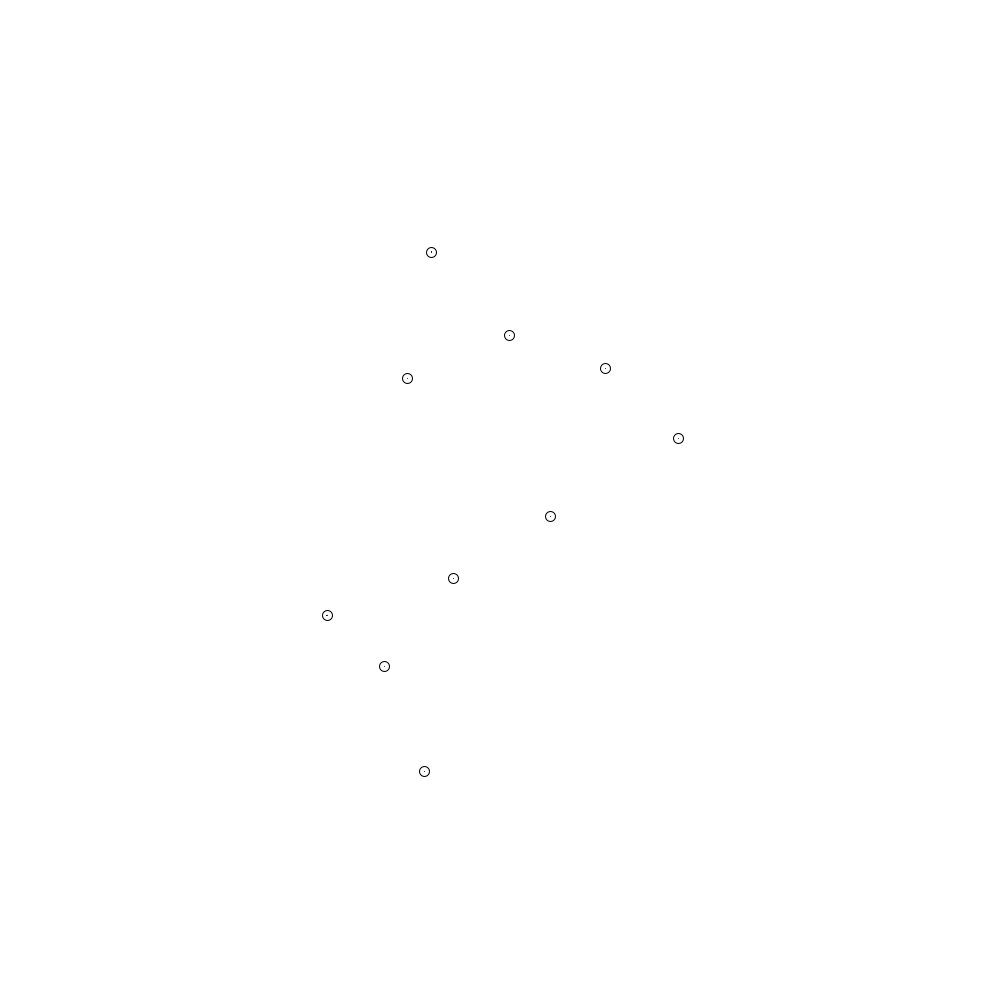
Frame 1 (no input)
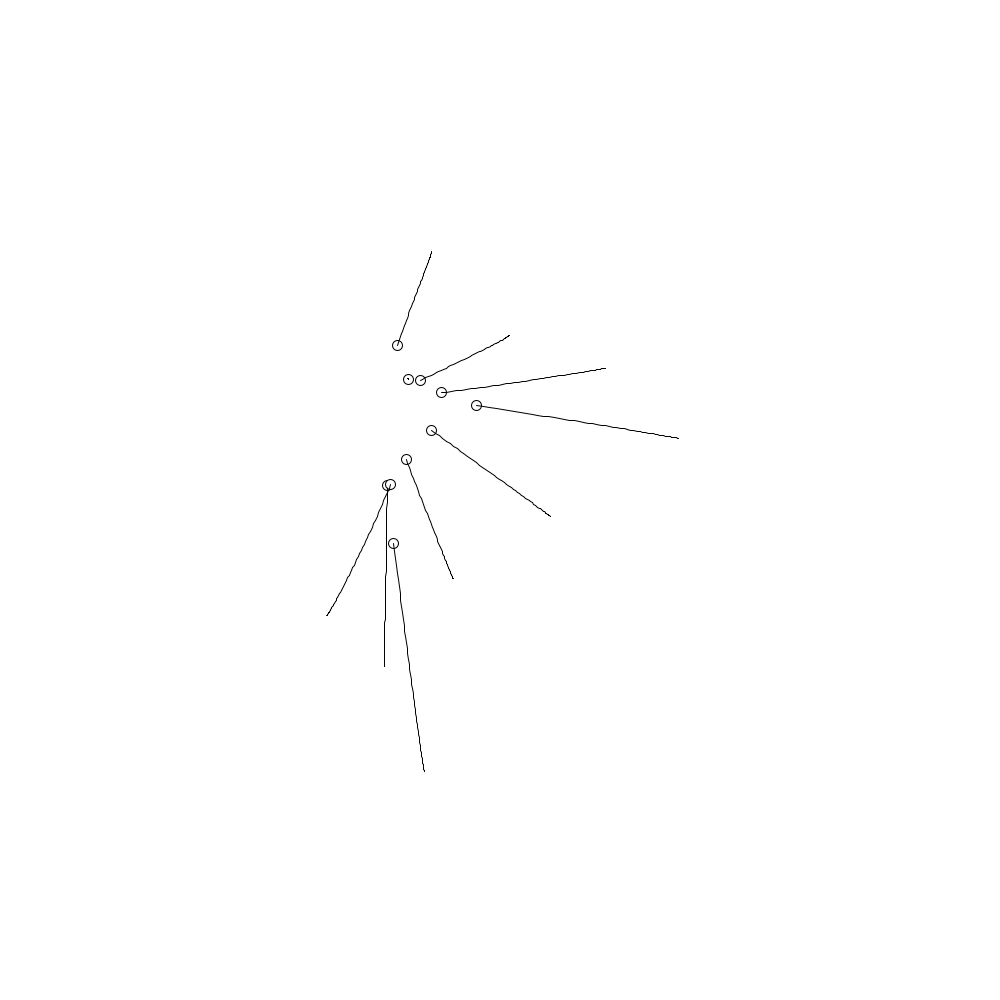
Frame 60 (the mouse pressed at the canvas centre just before this capture)
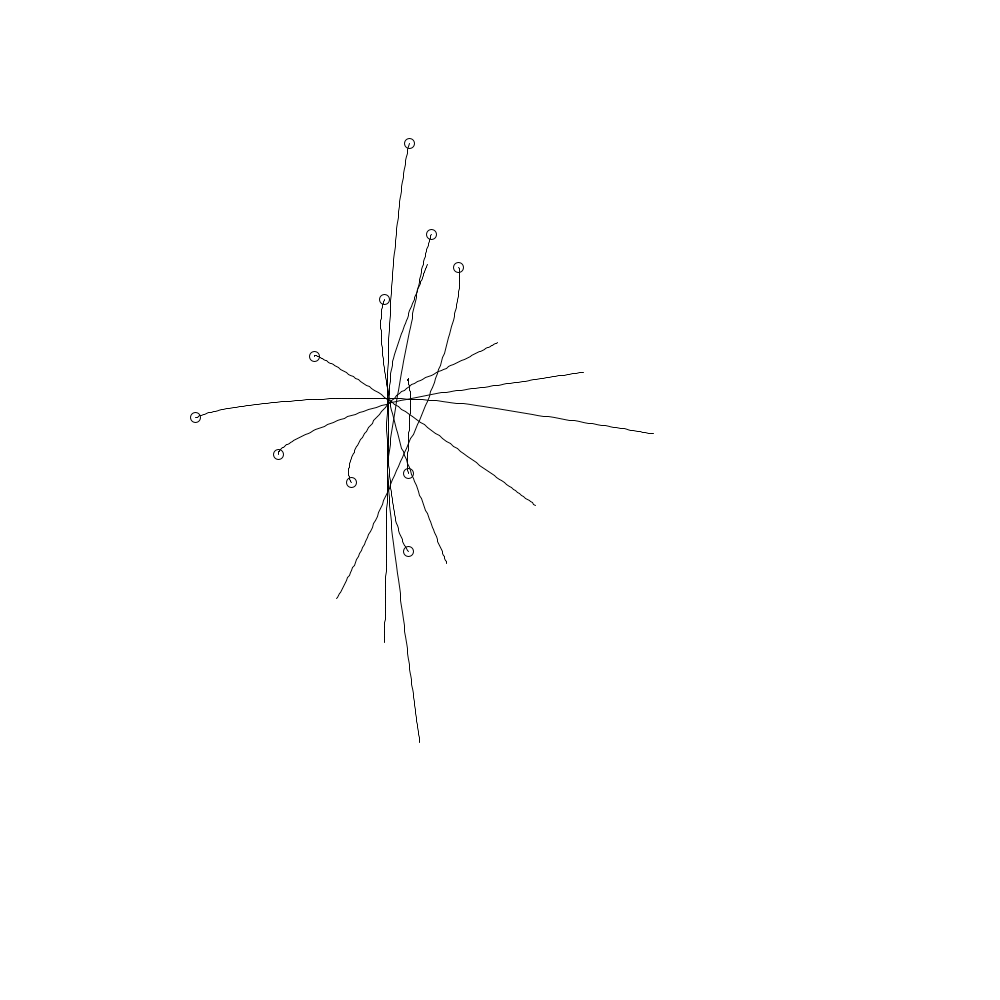
Frame 120 (the mouse held since frame 60 and released just before this capture)

The Processing sketch that drew these frames (run headless with seeded random() and noise(); from frame 60 on, the mouse is pressed at the canvas centre):

// Processing sketch: gravity_0
// ── gravity_0.pde
/*
This is a Processing version of the p5.js code a working version of gravity.js.

gravity.js BY Anders Hoff, a.k.a. inconvergent (inconvergent.net)
Processing version BY Lali Barriere (lalibarriere.net)

p5.js code can be found at
https://github.com/inconvergent/inconvergent-sandbox
*/

int n;
Trail[] trails;
float stepSize;
int maxLength;
float radius;

// Tweak the parameters. 
// n is the number of bodies (and trails)
// maxLength is the length of the trail
// stepSize affects the motion
// other possible changes indicated in the code!

//---------------------------------------------------
void setup() {
  size(1000, 1000);
  // make n lists of trails inside radius.
  // each list contains the trail of a body as it moves. 
  // the last element is the most recent.

  n = 10;
  stepSize = 0.01; // tweak!!!
  maxLength = 100; // tweak!!!

  PVector mid = new PVector(width/2, height/2);
  radius = 300;
  trails = new Trail[n];
  for (int i=0; i<n; i++) {
    PVector a = PVector.fromAngle(random(TWO_PI));
    float r = radius*sqrt(random(1));
    a.mult(r);
    a.add(mid);
    trails[i] = new Trail(a);
  }

  frameRate(30);
}

//---------------------------------------------------
void draw() {
  background(255);
  step();

  for (int i=0; i<n; i++) {
    trails[i].display();
  }
}

//---------------------------------------------------
//---------------------------------------------------
//---------------------------------------------------
PVector getAcc(PVector a, PVector b) {
  PVector dx = b.copy().sub(a);
  float d = dx.mag();  
  if (d<0.01) { // tweak!!!
    d = 0.01;
  }

  dx.normalize();
  return dx;
}

//---------------------------------------------------
void step() {
  // most recent position of every body
  PVector[] curr = new PVector[n];
  for (int i=0; i<n; i++) {
    curr[i] = trails[i].last();
  }

  // for every pair of body, calculate the forces between them
  for (int i=0; i<n; i++) {
    PVector acc = new PVector();
    for (int j=0; j<n; j++) {
      // don't do anything since there are no forces between a body and itself
      if (i==j) {
        continue;
      }
      acc.add(getAcc(curr[i], curr[j]));
    }

    acc.add(getAcc(curr[i], new PVector(mouseX, mouseY)).mult(5)); // tweak number 5!!!

    trails[i].update(acc);
  }
}

// ── Trail.pde
class Trail {
  ArrayList<PVector> points;
  PVector v;

  Trail(PVector p) {
    points = new ArrayList<PVector>();
    points.add(p);

    v = PVector.fromAngle(random(TWO_PI));
    float r = 10*sqrt(random(1));
    v.mult(r);
    maxLength = 100;
  }

  //------------------------------------------------------
  PVector last() {
    return points.get(points.size()-1);
  }

  //------------------------------------------------------
  void display() {
    // draw body (only the last position of each trail)
    PVector p = last();
    ellipse(p.x, p.y, 10, 10);

    // draw trail
    for (int i=0; i<points.size()-1; i++) {
      p = points.get(i);
      PVector q = points.get(i+1);
      line(p.x, p.y, q.x, q.y);
    }
  }

  //------------------------------------------------------
  void update(PVector a) {
    // the new velocity is the old velocity + the acceleration +
    // a little bit of randomness
    // multiply by 0.999 to keep the velocity from growing too high.
    PVector angle = PVector.fromAngle(random(TWO_PI));
    float r = sqrt(random(1));
    v.mult(0.999).add(a).add(angle.mult(r)); // tweak!!! (remove mult(0.999))

    // new position is the old position + the velocity (multiplied by stepSize)
    PVector pos = last().copy().add(v.copy().mult(stepSize)); // tweak!!! (stepSize)
    points.add(pos);

    // make sure each trail is at most maxLength long
    while (points.size()>maxLength) {
      points.remove(0);
    }
  }
}
